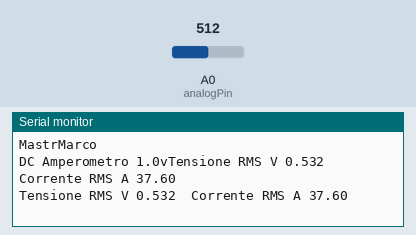
This sketch was run on a simulated Arduino Uno, built with avr-gcc and run on an emulated ATmega328P. On the bench: the last lines printed to the serial monitor. The test bench sets the inputs (shaded band); at power-on: A0 (analogPin) = 512.

Above: at 1.2 s.
1.3 s: A0 (analogPin) set to 716
At 2.0 s:
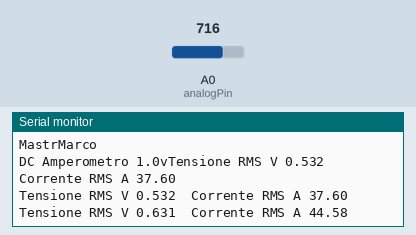
2.8 s: A0 (analogPin) set to 900
At 3.5 s:
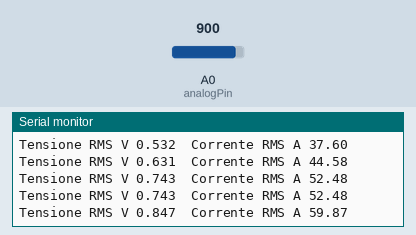
Timing chart, 0 to 5.8 s (numbered marks = the images above; inputs shaded):
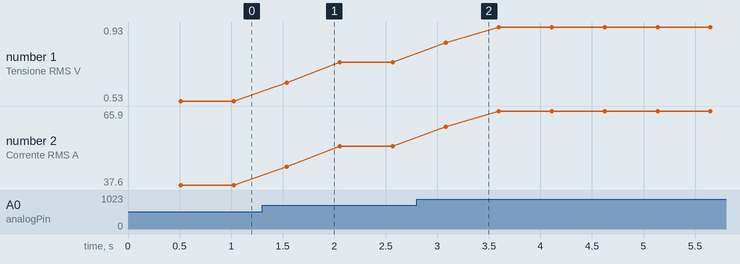

The sketch:

Sensore_Amperometro_ADC_1.0_For.ino
```cpp
//*****************************************************************************************************************************//
//-------------------          By  MastrMarco    Versione 1.0        ISCRIVITI AL CANALE YOUTUBE       ------------------------//
//
//                                  https://www.youtube.com/channel/UCpQb1Iz6M229ylkyXpdJPlw
//*****************************************************************************************************************************//

#define analogPin A0  // PIN Analogico dove è collegato il Resistore parte Positiva

int dataAnalog;
const byte Campionamento = 50;   // Numero di Campionamenti per fare una Media
const float VoltRef = 1.056;     // V = 1.XXX | mV = 1XXX.00 Tensione di riferimento per i pin Analogici
const float R_Shunt = 0.014151;  // Inserire il valore del Resistore R Shunt
const float ADJ_Error = 0.003;   // Valore in Volt da aggiungere per diminuire l'errore di lettura
float Con;                       //Conversione in Volt del valore Analogico


//Delay Millis per la scrittura sulla seriale
unsigned long Tempo0 = 0;
const int DelayVirtuale = 200;


//Start
void setup() {
  Serial.begin(115200);
  analogReference(INTERNAL);
  pinMode(analogPin, INPUT);

  Serial.println("MastrMarco");
  Serial.print("DC Amperometro 1.0v");
}

//Loop
void loop() {

  float VoltMedia = 0;
  float AmpMedia = 0;
  for (int i = 0; i < Campionamento; i++) {
    dataAnalog = analogRead(analogPin);
    delay(10);
    if (dataAnalog != 0 and dataAnalog < 1023) {
      Con = (dataAnalog + 0.5) * (VoltRef / (pow(2, 10) - 1));
      if (i != 0) {
        VoltMedia += Con + ADJ_Error;
      }
    } else {
      i--;
    }
  }
  delay(5);
  VoltMedia /= (Campionamento - 1);
  AmpMedia += VoltMedia / R_Shunt;


  // Delay Seriale
  if (millis() >= (Tempo0 + DelayVirtuale)) {
    //Scrittura su seriale
    Serial.print("Tensione RMS V ");
    Serial.print(VoltMedia, 3);
    Serial.print("  Corrente RMS A ");
    Serial.println(AmpMedia, 2);
    Tempo0 = millis();
  }
}
```

Measured:
- after the input at 1.3 s, the serial monitor: prints a new line after 0.24 s (image 1)
- after the input at 2.8 s, the serial monitor: prints a new line after 0.28 s (image 2)
- plotted number 1: 0.53 → 0.74 after the input at 1.3 s, 0.74 → 0.93 after the input at 2.8 s
- plotted number 2: 37.6 → 52.48 after the input at 1.3 s, 52.48 → 65.9 after the input at 2.8 s
